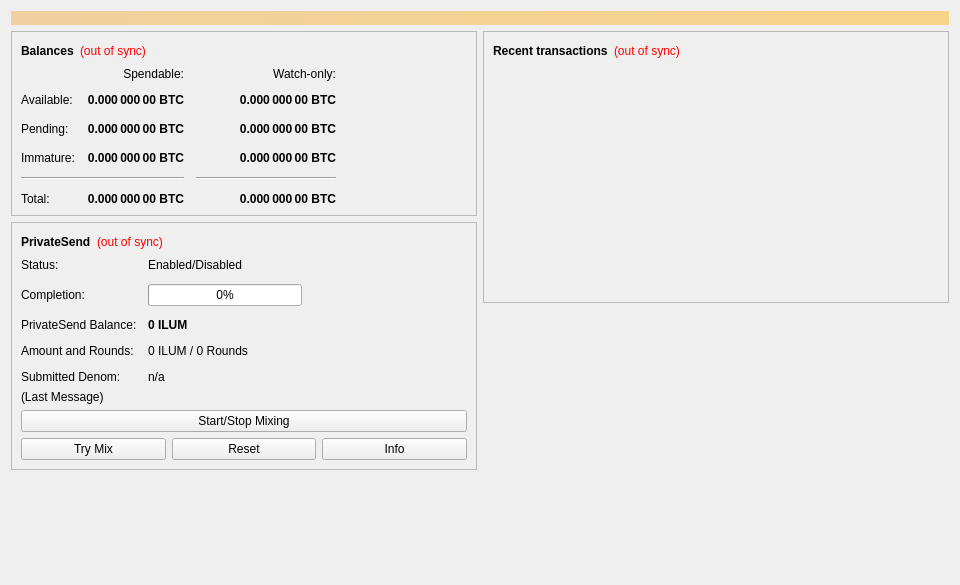
<?xml version="1.0" encoding="UTF-8"?>
<ui version="4.0">
 <class>OverviewPage</class>
 <widget class="QWidget" name="OverviewPage">
  <property name="geometry">
   <rect>
    <x>0</x>
    <y>0</y>
    <width>960</width>
    <height>585</height>
   </rect>
  </property>
  <property name="minimumSize">
   <size>
    <width>960</width>
    <height>0</height>
   </size>
  </property>
  <property name="windowTitle">
   <string>Form</string>
  </property>
  <layout class="QVBoxLayout" name="topLayout">
   <item>
    <widget class="QLabel" name="labelAlerts">
     <property name="visible">
      <bool>false</bool>
     </property>
     <property name="styleSheet">
      <string notr="true">QLabel { background-color: qlineargradient(x1: 0, y1: 0, x2: 1, y2: 0, stop:0 #F0D0A0, stop:1 #F8D488); color:#000000; }</string>
     </property>
     <property name="wordWrap">
      <bool>true</bool>
     </property>
     <property name="margin">
      <number>3</number>
     </property>
     <property name="textInteractionFlags">
      <set>Qt::TextSelectableByMouse</set>
     </property>
    </widget>
   </item>
   <item>
    <layout class="QHBoxLayout" name="horizontalLayout" stretch="1,1">
     <item>
      <layout class="QVBoxLayout" name="verticalLayout_2">
       <item>
        <widget class="QFrame" name="frame">
         <property name="frameShape">
          <enum>QFrame::StyledPanel</enum>
         </property>
         <property name="frameShadow">
          <enum>QFrame::Raised</enum>
         </property>
         <layout class="QVBoxLayout" name="verticalLayout_4">
          <item>
           <layout class="QHBoxLayout" name="horizontalLayout_4">
            <item>
             <widget class="QLabel" name="label_5">
              <property name="font">
               <font>
                <weight>75</weight>
                <bold>true</bold>
               </font>
              </property>
              <property name="text">
               <string>Balances</string>
              </property>
             </widget>
            </item>
            <item>
             <widget class="QLabel" name="labelWalletStatus">
              <property name="toolTip">
               <string>The displayed information may be out of date. Your wallet automatically synchronizes with the Iluminum network after a connection is established, but this process has not completed yet.</string>
              </property>
              <property name="styleSheet">
               <string notr="true">QLabel { color: red; }</string>
              </property>
              <property name="text">
               <string notr="true">(out of sync)</string>
              </property>
              <property name="alignment">
               <set>Qt::AlignLeading|Qt::AlignLeft|Qt::AlignVCenter</set>
              </property>
             </widget>
            </item>
            <item>
             <spacer name="horizontalSpacer_3">
              <property name="orientation">
               <enum>Qt::Horizontal</enum>
              </property>
              <property name="sizeHint" stdset="0">
               <size>
                <width>40</width>
                <height>20</height>
               </size>
              </property>
             </spacer>
            </item>
           </layout>
          </item>
          <item>
           <layout class="QGridLayout" name="gridLayout">
            <property name="spacing">
             <number>12</number>
            </property>
            <item row="2" column="2">
             <widget class="QLabel" name="labelWatchPending">
              <property name="font">
               <font>
                <weight>75</weight>
                <bold>true</bold>
               </font>
              </property>
              <property name="cursor">
               <cursorShape>IBeamCursor</cursorShape>
              </property>
              <property name="toolTip">
               <string>Unconfirmed transactions to watch-only addresses</string>
              </property>
              <property name="text">
               <string notr="true">0.000 000 00 BTC</string>
              </property>
              <property name="alignment">
               <set>Qt::AlignRight|Qt::AlignTrailing|Qt::AlignVCenter</set>
              </property>
              <property name="textInteractionFlags">
               <set>Qt::LinksAccessibleByMouse|Qt::TextSelectableByKeyboard|Qt::TextSelectableByMouse</set>
              </property>
             </widget>
            </item>
            <item row="2" column="1">
             <widget class="QLabel" name="labelUnconfirmed">
              <property name="font">
               <font>
                <weight>75</weight>
                <bold>true</bold>
               </font>
              </property>
              <property name="cursor">
               <cursorShape>IBeamCursor</cursorShape>
              </property>
              <property name="toolTip">
               <string>Total of transactions that have yet to be confirmed, and do not yet count toward the spendable balance</string>
              </property>
              <property name="text">
               <string notr="true">0.000 000 00 BTC</string>
              </property>
              <property name="alignment">
               <set>Qt::AlignRight|Qt::AlignTrailing|Qt::AlignVCenter</set>
              </property>
              <property name="textInteractionFlags">
               <set>Qt::LinksAccessibleByMouse|Qt::TextSelectableByKeyboard|Qt::TextSelectableByMouse</set>
              </property>
             </widget>
            </item>
            <item row="3" column="2">
             <widget class="QLabel" name="labelWatchImmature">
              <property name="font">
               <font>
                <weight>75</weight>
                <bold>true</bold>
               </font>
              </property>
              <property name="cursor">
               <cursorShape>IBeamCursor</cursorShape>
              </property>
              <property name="toolTip">
               <string>Mined balance in watch-only addresses that has not yet matured</string>
              </property>
              <property name="text">
               <string notr="true">0.000 000 00 BTC</string>
              </property>
              <property name="alignment">
               <set>Qt::AlignRight|Qt::AlignTrailing|Qt::AlignVCenter</set>
              </property>
              <property name="textInteractionFlags">
               <set>Qt::LinksAccessibleByMouse|Qt::TextSelectableByKeyboard|Qt::TextSelectableByMouse</set>
              </property>
             </widget>
            </item>
            <item row="4" column="0" colspan="2">
             <widget class="Line" name="lineSpendableBalance">
              <property name="orientation">
               <enum>Qt::Horizontal</enum>
              </property>
             </widget>
            </item>
            <item row="4" column="2">
             <widget class="Line" name="lineWatchBalance">
              <property name="sizePolicy">
               <sizepolicy hsizetype="Preferred" vsizetype="Fixed">
                <horstretch>0</horstretch>
                <verstretch>0</verstretch>
               </sizepolicy>
              </property>
              <property name="minimumSize">
               <size>
                <width>140</width>
                <height>0</height>
               </size>
              </property>
              <property name="orientation">
               <enum>Qt::Horizontal</enum>
              </property>
             </widget>
            </item>
            <item row="5" column="0">
             <widget class="QLabel" name="labelTotalText">
              <property name="text">
               <string>Total:</string>
              </property>
             </widget>
            </item>
            <item row="3" column="1">
             <widget class="QLabel" name="labelImmature">
              <property name="font">
               <font>
                <weight>75</weight>
                <bold>true</bold>
               </font>
              </property>
              <property name="cursor">
               <cursorShape>IBeamCursor</cursorShape>
              </property>
              <property name="toolTip">
               <string>Mined balance that has not yet matured</string>
              </property>
              <property name="text">
               <string notr="true">0.000 000 00 BTC</string>
              </property>
              <property name="alignment">
               <set>Qt::AlignRight|Qt::AlignTrailing|Qt::AlignVCenter</set>
              </property>
              <property name="textInteractionFlags">
               <set>Qt::LinksAccessibleByMouse|Qt::TextSelectableByKeyboard|Qt::TextSelectableByMouse</set>
              </property>
             </widget>
            </item>
            <item row="2" column="3">
             <spacer name="horizontalSpacer_2">
              <property name="orientation">
               <enum>Qt::Horizontal</enum>
              </property>
              <property name="sizeHint" stdset="0">
               <size>
                <width>40</width>
                <height>20</height>
               </size>
              </property>
             </spacer>
            </item>
            <item row="3" column="0">
             <widget class="QLabel" name="labelImmatureText">
              <property name="text">
               <string>Immature:</string>
              </property>
             </widget>
            </item>
            <item row="5" column="1">
             <widget class="QLabel" name="labelTotal">
              <property name="font">
               <font>
                <weight>75</weight>
                <bold>true</bold>
               </font>
              </property>
              <property name="cursor">
               <cursorShape>IBeamCursor</cursorShape>
              </property>
              <property name="toolTip">
               <string>Your current total balance</string>
              </property>
              <property name="text">
               <string notr="true">0.000 000 00 BTC</string>
              </property>
              <property name="alignment">
               <set>Qt::AlignRight|Qt::AlignTrailing|Qt::AlignVCenter</set>
              </property>
              <property name="textInteractionFlags">
               <set>Qt::LinksAccessibleByMouse|Qt::TextSelectableByKeyboard|Qt::TextSelectableByMouse</set>
              </property>
             </widget>
            </item>
            <item row="5" column="2">
             <widget class="QLabel" name="labelWatchTotal">
              <property name="font">
               <font>
                <weight>75</weight>
                <bold>true</bold>
               </font>
              </property>
              <property name="cursor">
               <cursorShape>IBeamCursor</cursorShape>
              </property>
              <property name="toolTip">
               <string>Current total balance in watch-only addresses</string>
              </property>
              <property name="text">
               <string notr="true">0.000 000 00 BTC</string>
              </property>
              <property name="alignment">
               <set>Qt::AlignRight|Qt::AlignTrailing|Qt::AlignVCenter</set>
              </property>
              <property name="textInteractionFlags">
               <set>Qt::LinksAccessibleByMouse|Qt::TextSelectableByKeyboard|Qt::TextSelectableByMouse</set>
              </property>
             </widget>
            </item>
            <item row="0" column="2">
             <widget class="QLabel" name="labelWatchonly">
              <property name="text">
               <string>Watch-only:</string>
              </property>
              <property name="alignment">
               <set>Qt::AlignRight|Qt::AlignTrailing|Qt::AlignVCenter</set>
              </property>
             </widget>
            </item>
            <item row="1" column="0">
             <widget class="QLabel" name="labelBalanceText">
              <property name="text">
               <string>Available:</string>
              </property>
             </widget>
            </item>
            <item row="1" column="1">
             <widget class="QLabel" name="labelBalance">
              <property name="font">
               <font>
                <weight>75</weight>
                <bold>true</bold>
               </font>
              </property>
              <property name="cursor">
               <cursorShape>IBeamCursor</cursorShape>
              </property>
              <property name="toolTip">
               <string>Your current spendable balance</string>
              </property>
              <property name="text">
               <string notr="true">0.000 000 00 BTC</string>
              </property>
              <property name="alignment">
               <set>Qt::AlignRight|Qt::AlignTrailing|Qt::AlignVCenter</set>
              </property>
              <property name="textInteractionFlags">
               <set>Qt::LinksAccessibleByMouse|Qt::TextSelectableByKeyboard|Qt::TextSelectableByMouse</set>
              </property>
             </widget>
            </item>
            <item row="1" column="2">
             <widget class="QLabel" name="labelWatchAvailable">
              <property name="font">
               <font>
                <weight>75</weight>
                <bold>true</bold>
               </font>
              </property>
              <property name="cursor">
               <cursorShape>IBeamCursor</cursorShape>
              </property>
              <property name="toolTip">
               <string>Your current balance in watch-only addresses</string>
              </property>
              <property name="text">
               <string notr="true">0.000 000 00 BTC</string>
              </property>
              <property name="alignment">
               <set>Qt::AlignRight|Qt::AlignTrailing|Qt::AlignVCenter</set>
              </property>
              <property name="textInteractionFlags">
               <set>Qt::LinksAccessibleByMouse|Qt::TextSelectableByKeyboard|Qt::TextSelectableByMouse</set>
              </property>
             </widget>
            </item>
            <item row="2" column="0">
             <widget class="QLabel" name="labelPendingText">
              <property name="text">
               <string>Pending:</string>
              </property>
             </widget>
            </item>
            <item row="0" column="1">
             <widget class="QLabel" name="labelSpendable">
              <property name="text">
               <string>Spendable:</string>
              </property>
              <property name="alignment">
               <set>Qt::AlignRight|Qt::AlignTrailing|Qt::AlignVCenter</set>
              </property>
             </widget>
            </item>
           </layout>
          </item>
         </layout>
        </widget>
       </item>
       <item>
        <widget class="QFrame" name="framePrivateSend">
         <property name="layoutDirection">
          <enum>Qt::LeftToRight</enum>
         </property>
         <property name="frameShape">
          <enum>QFrame::StyledPanel</enum>
         </property>
         <property name="frameShadow">
          <enum>QFrame::Raised</enum>
         </property>
         <layout class="QVBoxLayout" name="VerticalLayout_PS1">
          <item>
           <layout class="QHBoxLayout" name="horizontalLayout_5">
            <item>
             <widget class="QLabel" name="labelPrivateSendHeader">
              <property name="font">
               <font>
                <weight>75</weight>
                <bold>true</bold>
               </font>
              </property>
              <property name="text">
               <string>PrivateSend</string>
              </property>
             </widget>
            </item>
            <item>
             <widget class="QLabel" name="labelPrivateSendSyncStatus">
              <property name="toolTip">
               <string>The displayed information may be out of date. Your wallet automatically synchronizes with the Iluminum network after a connection is established, but this process has not completed yet.</string>
              </property>
              <property name="styleSheet">
               <string notr="true">QLabel { color: red; }</string>
              </property>
              <property name="text">
               <string notr="true">(out of sync)</string>
              </property>
              <property name="alignment">
               <set>Qt::AlignLeading|Qt::AlignLeft|Qt::AlignVCenter</set>
              </property>
             </widget>
            </item>
            <item>
             <spacer name="horizontalSpacer_4">
              <property name="orientation">
               <enum>Qt::Horizontal</enum>
              </property>
              <property name="sizeHint" stdset="0">
               <size>
                <width>40</width>
                <height>20</height>
               </size>
              </property>
             </spacer>
            </item>
           </layout>
          </item>
          <item>
           <layout class="QFormLayout" name="privateSendFormLayout">
            <property name="fieldGrowthPolicy">
             <enum>QFormLayout::AllNonFixedFieldsGrow</enum>
            </property>
            <property name="horizontalSpacing">
             <number>11</number>
            </property>
            <property name="verticalSpacing">
             <number>12</number>
            </property>
            <item row="0" column="0">
             <widget class="QLabel" name="labelPrivateSendEnabledText">
              <property name="text">
               <string>Status:</string>
              </property>
             </widget>
            </item>
            <item row="0" column="1">
             <widget class="QLabel" name="labelPrivateSendEnabled">
              <property name="text">
               <string>Enabled/Disabled</string>
              </property>
             </widget>
            </item>
            <item row="1" column="0">
             <widget class="QLabel" name="labelCompletitionText">
              <property name="text">
               <string>Completion:</string>
              </property>
             </widget>
            </item>
            <item row="1" column="1">
             <widget class="QProgressBar" name="privateSendProgress">
              <property name="maximumSize">
               <size>
                <width>154</width>
                <height>16777215</height>
               </size>
              </property>
              <property name="value">
               <number>0</number>
              </property>
             </widget>
            </item>
            <item row="2" column="0">
             <widget class="QLabel" name="labelAnonymizedText">
              <property name="text">
               <string>PrivateSend Balance:</string>
              </property>
             </widget>
            </item>
            <item row="2" column="1">
             <widget class="QLabel" name="labelAnonymized">
              <property name="font">
               <font>
                <weight>75</weight>
                <bold>true</bold>
               </font>
              </property>
              <property name="text">
               <string notr="true">0 ILUM</string>
              </property>
             </widget>
            </item>
            <item row="3" column="0">
             <widget class="QLabel" name="labelAmountAndRoundsText">
              <property name="text">
               <string>Amount and Rounds:</string>
              </property>
             </widget>
            </item>
            <item row="3" column="1">
             <widget class="QLabel" name="labelAmountRounds">
              <property name="text">
               <string>0 ILUM / 0 Rounds</string>
              </property>
             </widget>
            </item>
            <item row="4" column="0">
             <widget class="QLabel" name="labelSubmittedDenomText">
              <property name="text">
               <string>Submitted Denom:</string>
              </property>
             </widget>
            </item>
            <item row="4" column="1">
             <widget class="QLabel" name="labelSubmittedDenom">
              <property name="toolTip">
               <string>The denominations you submitted to the Masternode.&lt;br&gt;To mix, other users must submit the exact same denominations.</string>
              </property>
              <property name="text">
               <string>n/a</string>
              </property>
             </widget>
            </item>
           </layout>
          </item>
          <item>
           <layout class="QVBoxLayout" name="VerticalLayout_PS">
            <item>
             <widget class="QLabel" name="labelPrivateSendLastMessage">
              <property name="text">
               <string>(Last Message)</string>
              </property>
              <property name="alignment">
               <set>Qt::AlignLeading|Qt::AlignLeft|Qt::AlignTop</set>
              </property>
              <property name="wordWrap">
               <bool>true</bool>
              </property>
             </widget>
            </item>
            <item>
             <widget class="QPushButton" name="togglePrivateSend">
              <property name="sizePolicy">
               <sizepolicy hsizetype="MinimumExpanding" vsizetype="Fixed">
                <horstretch>0</horstretch>
                <verstretch>0</verstretch>
               </sizepolicy>
              </property>
              <property name="text">
               <string>Start/Stop Mixing</string>
              </property>
             </widget>
            </item>
            <item>
             <layout class="QHBoxLayout" name="horizontalLayout_debugbuttons">
              <item>
               <widget class="QPushButton" name="privateSendAuto">
                <property name="sizePolicy">
                 <sizepolicy hsizetype="MinimumExpanding" vsizetype="Fixed">
                  <horstretch>0</horstretch>
                  <verstretch>0</verstretch>
                 </sizepolicy>
                </property>
                <property name="toolTip">
                 <string>Try to manually submit a PrivateSend request.</string>
                </property>
                <property name="text">
                 <string>Try Mix</string>
                </property>
               </widget>
              </item>
              <item>
               <widget class="QPushButton" name="privateSendReset">
                <property name="sizePolicy">
                 <sizepolicy hsizetype="MinimumExpanding" vsizetype="Fixed">
                  <horstretch>0</horstretch>
                  <verstretch>0</verstretch>
                 </sizepolicy>
                </property>
                <property name="toolTip">
                 <string>Reset the current status of PrivateSend (can interrupt PrivateSend if it's in the process of Mixing, which can cost you money!)</string>
                </property>
                <property name="autoFillBackground">
                 <bool>false</bool>
                </property>
                <property name="text">
                 <string>Reset</string>
                </property>
               </widget>
              </item>
              <item>
               <widget class="QPushButton" name="privateSendInfo">
                <property name="sizePolicy">
                 <sizepolicy hsizetype="MinimumExpanding" vsizetype="Fixed">
                  <horstretch>0</horstretch>
                  <verstretch>0</verstretch>
                 </sizepolicy>
                </property>
                <property name="toolTip">
                 <string>Information about PrivateSend and Mixing</string>
                </property>
                <property name="text">
                 <string>Info</string>
                </property>
               </widget>
              </item>
             </layout>
            </item>
           </layout>
          </item>
         </layout>
        </widget>
       </item>
       <item>
        <spacer name="verticalSpacer">
         <property name="orientation">
          <enum>Qt::Vertical</enum>
         </property>
         <property name="sizeHint" stdset="0">
          <size>
           <width>20</width>
           <height>40</height>
          </size>
         </property>
        </spacer>
       </item>
      </layout>
     </item>
     <item>
      <layout class="QVBoxLayout" name="verticalLayout_3">
       <item>
        <widget class="QFrame" name="frame_2">
         <property name="frameShape">
          <enum>QFrame::StyledPanel</enum>
         </property>
         <property name="frameShadow">
          <enum>QFrame::Raised</enum>
         </property>
         <layout class="QVBoxLayout" name="verticalLayout">
          <item>
           <layout class="QHBoxLayout" name="horizontalLayout_2">
            <item>
             <widget class="QLabel" name="label_4">
              <property name="font">
               <font>
                <weight>75</weight>
                <bold>true</bold>
               </font>
              </property>
              <property name="text">
               <string>Recent transactions</string>
              </property>
             </widget>
            </item>
            <item>
             <widget class="QLabel" name="labelTransactionsStatus">
              <property name="toolTip">
               <string>The displayed information may be out of date. Your wallet automatically synchronizes with the Iluminum network after a connection is established, but this process has not completed yet.</string>
              </property>
              <property name="styleSheet">
               <string notr="true">QLabel { color: red; }</string>
              </property>
              <property name="text">
               <string notr="true">(out of sync)</string>
              </property>
              <property name="alignment">
               <set>Qt::AlignLeading|Qt::AlignLeft|Qt::AlignVCenter</set>
              </property>
             </widget>
            </item>
            <item>
             <spacer name="horizontalSpacer">
              <property name="orientation">
               <enum>Qt::Horizontal</enum>
              </property>
              <property name="sizeHint" stdset="0">
               <size>
                <width>40</width>
                <height>20</height>
               </size>
              </property>
             </spacer>
            </item>
           </layout>
          </item>
          <item>
           <widget class="QListView" name="listTransactions">
            <property name="styleSheet">
             <string notr="true">QListView { background: transparent; }</string>
            </property>
            <property name="frameShape">
             <enum>QFrame::NoFrame</enum>
            </property>
            <property name="verticalScrollBarPolicy">
             <enum>Qt::ScrollBarAlwaysOff</enum>
            </property>
            <property name="horizontalScrollBarPolicy">
             <enum>Qt::ScrollBarAlwaysOff</enum>
            </property>
            <property name="selectionMode">
             <enum>QAbstractItemView::NoSelection</enum>
            </property>
           </widget>
          </item>
         </layout>
        </widget>
       </item>
       <item>
        <spacer name="verticalSpacer_2">
         <property name="orientation">
          <enum>Qt::Vertical</enum>
         </property>
         <property name="sizeHint" stdset="0">
          <size>
           <width>20</width>
           <height>40</height>
          </size>
         </property>
        </spacer>
       </item>
      </layout>
     </item>
    </layout>
   </item>
  </layout>
 </widget>
 <resources/>
 <connections/>
</ui>
